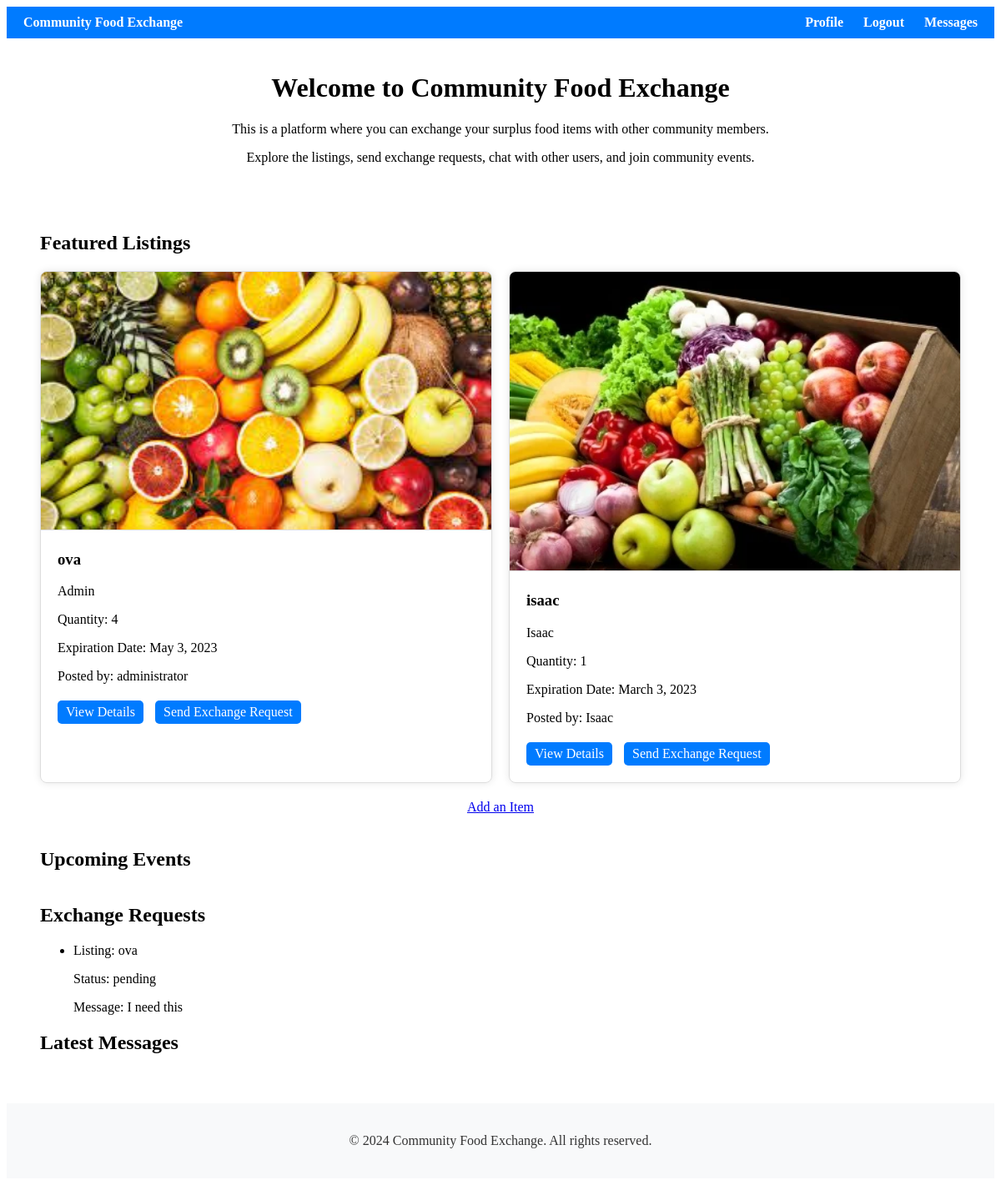
/accounts/ (signed in), run on the app's committed database.
### listings/models.py (models this page shows, shortened)
class Listing(models.Model):
    user = models.ForeignKey(User, on_delete=models.CASCADE)
    item_name = models.CharField(max_length=100)
    description = models.TextField()
    quantity = models.PositiveIntegerField()
    expiration_date = models.DateField()
    created_at = models.DateTimeField(auto_now_add=True)  # Add created_at field with auto_now_add=True
    image = models.ImageField(upload_to=listing_image_path)  # Specify the upload path here

### exchange/models.py (models this page shows, shortened)
class ExchangeRequest(models.Model):
    sender = models.ForeignKey(User, on_delete=models.CASCADE, related_name='exchange_sent_requests')
    receiver = models.ForeignKey(User, on_delete=models.CASCADE, related_name='exchange_received_requests')
    listing = models.ForeignKey(Listing, on_delete=models.CASCADE)
    message = models.TextField()
    status = models.CharField(max_length=20, choices=[('pending', 'Pending'), ('accepted', 'Accepted'), ('rejected', 'Rejected')])
    created_at = models.DateTimeField(auto_now_add=True)

### accounts/views.py (the view)
# urls.py: path('', home, name='home'),
@login_required
def home(request):
    featured_listings = Listing.objects.all()  # Fetch all listings
    upcoming_events = []  # Assuming you have logic to retrieve upcoming events
    unread_messages_count = Message.objects.filter(conversation__participants=request.user, is_read=False).count()
    exchange_requests = ExchangeRequest.objects.filter(receiver=request.user)  # Fetch exchange requests
    return render(request, 'accounts/home.html', {'featured_listings': featured_listings, 'upcoming_events': upcoming_events, 'unread_messages_count': unread_messages_count, 'exchange_requests': exchange_requests})

### accounts/templates/accounts/home.html (shortened to what this page needs)
{% extends 'accounts/base.html' %}
{% load static %}
{% block content %}
<div class="hero-section">
    <h1>Welcome to Community Food Exchange</h1>
    <p>This is a platform where you can exchange your surplus food items with other community members.</p>
    <p>Explore the listings, send exchange requests, chat with other users, and join community events.</p>
</div>
<div class="container">
    <section class="listings-section">
        <h2>Featured Listings</h2>
        <div class="listings-grid">
            {% for listing in featured_listings %}
            <div class="listing-card">
                <img src="{{ listing.image.url }}" alt="{{ listing.item_name }}">
                <div class="listing-details">
                    <h3>{{ listing.item_name }}</h3>
                    <p>{{ listing.description }}</p>
                    <p>Quantity: {{ listing.quantity }}</p>
                    <p>Expiration Date: {{ listing.expiration_date }}</p>
                    <p>Posted by: {{ listing.user.username }}</p>
                    <div class="actions">
                        <a href="{% url 'listing_detail' listing.id %}">View Details</a>
                        <a href="{% url 'send_exchange_request' listing.id %}">Send Exchange Request</a>
                    </div>
                </div>
            </div>
            {% endfor %}
        </div>
        <div class="create-listing">
            <a href="{% url 'listing_create' %}"> Add an Item</a>
        </div>
    </section>
    <section class="events-section">
        <h2>Upcoming Events</h2>
    </section>
    <section class="exchange-requests-section">
        <h2>Exchange Requests</h2>
        <ul>
            {% for request in exchange_requests %}
            <li>
                <p>Listing: {{ request.listing.item_name }}</p>
                <p>Status: {{ request.status }}</p>
                <p>Message: {{ request.message }}</p>
            </li>
            {% endfor %}
        </ul>
    </section>
    <section class="latest-messages-section">
        <h2>Latest Messages</h2>
    </section>
</div>
{% endblock %}

### accounts/static/css/style.css (style rules this page uses)
.container { max-width: 1200px; margin: 0 auto; padding: 20px; }
.hero-section { text-align: center; margin-bottom: 40px; }
.listings-section { margin-bottom: 40px; }
.listings-grid { display: grid; grid-template-columns: repeat(auto-fit, minmax(250px, 1fr)); grid-gap: 20px; }
.listing-card { border: 1px solid #ddd; border-radius: 8px; overflow: hidden; box-shadow: 0 0 10px rgba(0, 0, 0, 0.1); }
.listing-card img { width: 100%; height: auto; border-bottom: 1px solid #ddd; }
.listing-details { padding: 20px; }
.listing-details h3 { margin-top: 0; }
.actions { margin-top: 20px; }
.actions a { display: inline-block; margin-right: 10px; padding: 5px 10px; background-color: #007bff; color: #fff; text-decoration: none; border-radius: 5px; }
.create-listing { text-align: center; margin-top: 20px; }
.events-section { margin-bottom: 40px; }

### accounts/templates/accounts/base.html (style rules this page uses)
.container { max-width: 1200px; margin: 0 auto; padding: 20px; }

### data on the page
Listing: image (picture), item_name "ova", description "Admin", quantity "4", expiration_date "May 3, 2023", user.username "administrator"
Listing: image (picture), item_name "isaac", description "Isaac", quantity "1", expiration_date "March 3, 2023", user.username "Isaac"
ExchangeRequest: listing.item_name "ova", status "pending", message "I need this"
